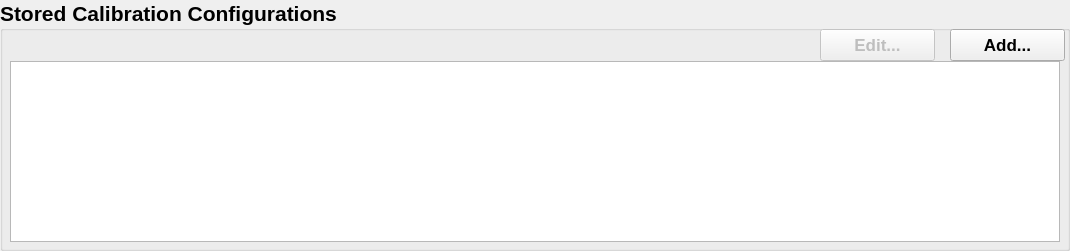
   <widget class="QGroupBox" name="calListGB">
    <property name="geometry">
     <rect>
      <x>10</x>
      <y>10</y>
      <width>1070</width>
      <height>251</height>
     </rect>
    </property>
    <property name="font">
     <font>
      <pointsize>16</pointsize>
      <weight>75</weight>
      <bold>true</bold>
     </font>
    </property>
    <property name="title">
     <string>Stored Calibration Configurations</string>
    </property>
    <widget class="QTableView" name="cfgListTV">
     <property name="geometry">
      <rect>
       <x>10</x>
       <y>61</y>
       <width>1050</width>
       <height>181</height>
      </rect>
     </property>
     <property name="alternatingRowColors">
      <bool>true</bool>
     </property>
     <property name="selectionMode">
      <enum>QAbstractItemView::SingleSelection</enum>
     </property>
     <property name="selectionBehavior">
      <enum>QAbstractItemView::SelectRows</enum>
     </property>
     <property name="cornerButtonEnabled">
      <bool>false</bool>
     </property>
    </widget>
    <widget class="QPushButton" name="addBtn">
     <property name="enabled">
      <bool>true</bool>
     </property>
     <property name="geometry">
      <rect>
       <x>950</x>
       <y>29</y>
       <width>115</width>
       <height>32</height>
      </rect>
     </property>
     <property name="font">
      <font>
       <pointsize>13</pointsize>
      </font>
     </property>
     <property name="text">
      <string>Add...</string>
     </property>
    </widget>
    <widget class="QPushButton" name="editBtn">
     <property name="enabled">
      <bool>false</bool>
     </property>
     <property name="geometry">
      <rect>
       <x>820</x>
       <y>29</y>
       <width>115</width>
       <height>32</height>
      </rect>
     </property>
     <property name="font">
      <font>
       <pointsize>13</pointsize>
      </font>
     </property>
     <property name="text">
      <string>Edit...</string>
     </property>
    </widget>
   </widget>
